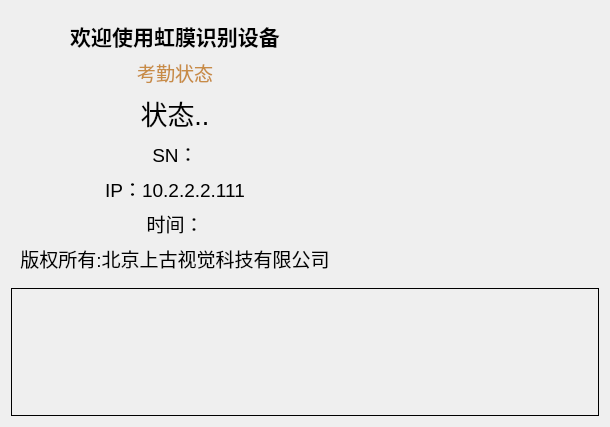
<?xml version="1.0" encoding="UTF-8"?>
<ui version="4.0">
 <class>DialogIdentify</class>
 <widget class="QWidget" name="DialogIdentify">
  <property name="geometry">
   <rect>
    <x>0</x>
    <y>0</y>
    <width>610</width>
    <height>427</height>
   </rect>
  </property>
  <property name="minimumSize">
   <size>
    <width>0</width>
    <height>200</height>
   </size>
  </property>
  <property name="windowTitle">
   <string>识别</string>
  </property>
  <layout class="QGridLayout" name="gridLayout">
   <item row="0" column="0">
    <widget class="QWidget" name="widgetInfo" native="true">
     <property name="autoFillBackground">
      <bool>true</bool>
     </property>
     <layout class="QVBoxLayout" name="verticalLayout" stretch="0,0,0,0,0,0,0">
      <item>
       <widget class="QLabel" name="labCompany">
        <property name="font">
         <font>
          <pointsize>16</pointsize>
          <weight>75</weight>
          <italic>false</italic>
          <bold>true</bold>
         </font>
        </property>
        <property name="styleSheet">
         <string notr="true">color: rgb(0, 0, 0);</string>
        </property>
        <property name="frameShape">
         <enum>QFrame::NoFrame</enum>
        </property>
        <property name="text">
         <string>欢迎使用虹膜识别设备</string>
        </property>
        <property name="alignment">
         <set>Qt::AlignCenter</set>
        </property>
       </widget>
      </item>
      <item>
       <widget class="QLabel" name="labIsLogin">
        <property name="font">
         <font>
          <pointsize>14</pointsize>
         </font>
        </property>
        <property name="styleSheet">
         <string notr="true">color: rgb(200, 140, 70);</string>
        </property>
        <property name="text">
         <string>考勤状态</string>
        </property>
        <property name="alignment">
         <set>Qt::AlignCenter</set>
        </property>
       </widget>
      </item>
      <item>
       <widget class="QLabel" name="labStatu">
        <property name="font">
         <font>
          <pointsize>20</pointsize>
          <weight>50</weight>
          <italic>false</italic>
          <bold>false</bold>
         </font>
        </property>
        <property name="styleSheet">
         <string notr="true">color: rgb(0, 0, 0);</string>
        </property>
        <property name="text">
         <string>状态..</string>
        </property>
        <property name="alignment">
         <set>Qt::AlignCenter</set>
        </property>
       </widget>
      </item>
      <item>
       <widget class="QLabel" name="labSN">
        <property name="font">
         <font>
          <pointsize>14</pointsize>
          <weight>50</weight>
          <italic>false</italic>
          <bold>false</bold>
         </font>
        </property>
        <property name="styleSheet">
         <string notr="true">color: rgb(0, 0, 0);</string>
        </property>
        <property name="text">
         <string>SN：</string>
        </property>
        <property name="alignment">
         <set>Qt::AlignCenter</set>
        </property>
       </widget>
      </item>
      <item>
       <widget class="QLabel" name="labIP">
        <property name="font">
         <font>
          <pointsize>14</pointsize>
          <weight>50</weight>
          <italic>false</italic>
          <bold>false</bold>
         </font>
        </property>
        <property name="styleSheet">
         <string notr="true">color: rgb(0, 0, 0);</string>
        </property>
        <property name="text">
         <string>IP：10.2.2.2.111</string>
        </property>
        <property name="alignment">
         <set>Qt::AlignCenter</set>
        </property>
       </widget>
      </item>
      <item>
       <widget class="QLabel" name="labTime">
        <property name="font">
         <font>
          <pointsize>14</pointsize>
          <weight>50</weight>
          <italic>false</italic>
          <bold>false</bold>
         </font>
        </property>
        <property name="styleSheet">
         <string notr="true">color: rgb(0, 0, 0);</string>
        </property>
        <property name="text">
         <string>时间：</string>
        </property>
        <property name="alignment">
         <set>Qt::AlignCenter</set>
        </property>
       </widget>
      </item>
      <item>
       <widget class="QLabel" name="labCopyright">
        <property name="font">
         <font>
          <pointsize>14</pointsize>
          <weight>50</weight>
          <italic>false</italic>
          <bold>false</bold>
         </font>
        </property>
        <property name="styleSheet">
         <string notr="true">color: rgb(0, 0, 0);</string>
        </property>
        <property name="text">
         <string>版权所有:北京上古视觉科技有限公司</string>
        </property>
        <property name="alignment">
         <set>Qt::AlignCenter</set>
        </property>
       </widget>
      </item>
     </layout>
    </widget>
   </item>
   <item row="0" column="1">
    <widget class="QLabel" name="labelFace">
     <property name="text">
      <string/>
     </property>
    </widget>
   </item>
   <item row="1" column="0" colspan="2">
    <widget class="QLabel" name="labEye">
     <property name="enabled">
      <bool>true</bool>
     </property>
     <property name="maximumSize">
      <size>
       <width>16777215</width>
       <height>300</height>
      </size>
     </property>
     <property name="sizeIncrement">
      <size>
       <width>0</width>
       <height>0</height>
      </size>
     </property>
     <property name="font">
      <font>
       <pointsize>20</pointsize>
      </font>
     </property>
     <property name="autoFillBackground">
      <bool>false</bool>
     </property>
     <property name="styleSheet">
      <string notr="true"/>
     </property>
     <property name="frameShape">
      <enum>QFrame::Box</enum>
     </property>
     <property name="text">
      <string/>
     </property>
     <property name="scaledContents">
      <bool>true</bool>
     </property>
     <property name="alignment">
      <set>Qt::AlignCenter</set>
     </property>
    </widget>
   </item>
  </layout>
 </widget>
 <resources/>
 <connections/>
</ui>
